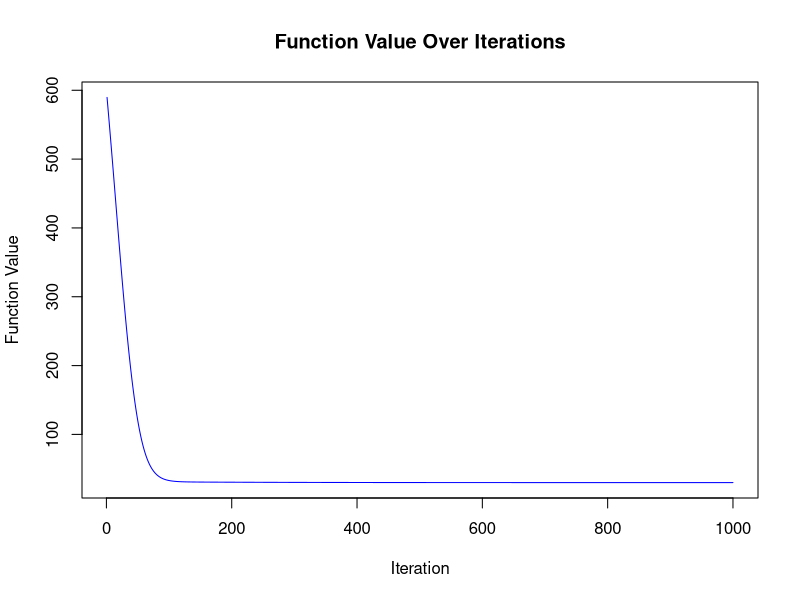
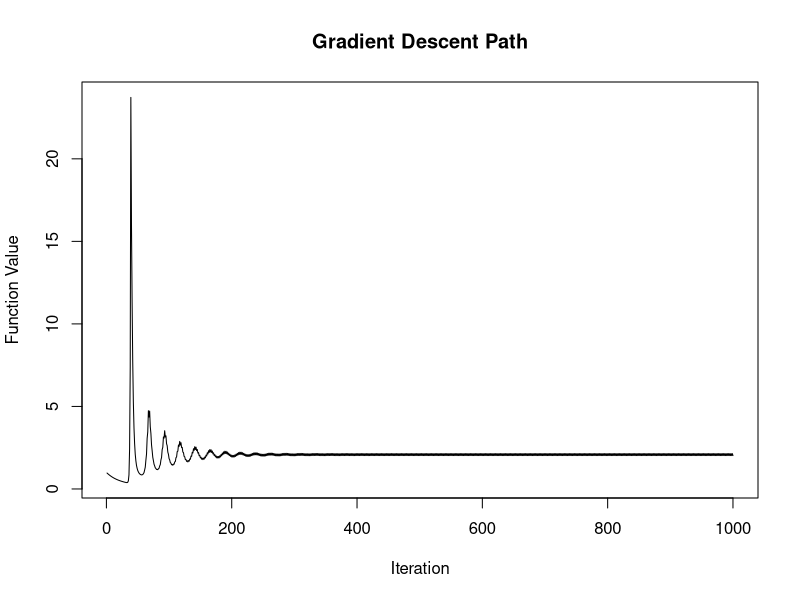
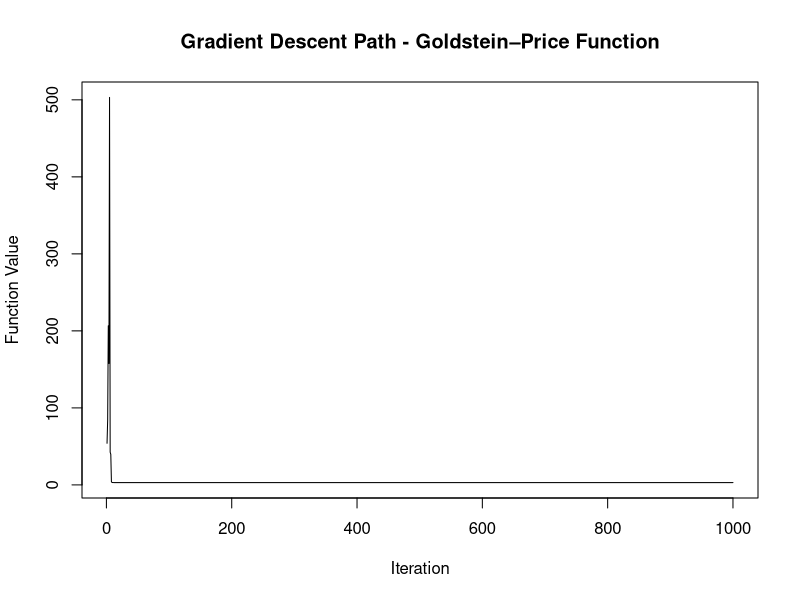
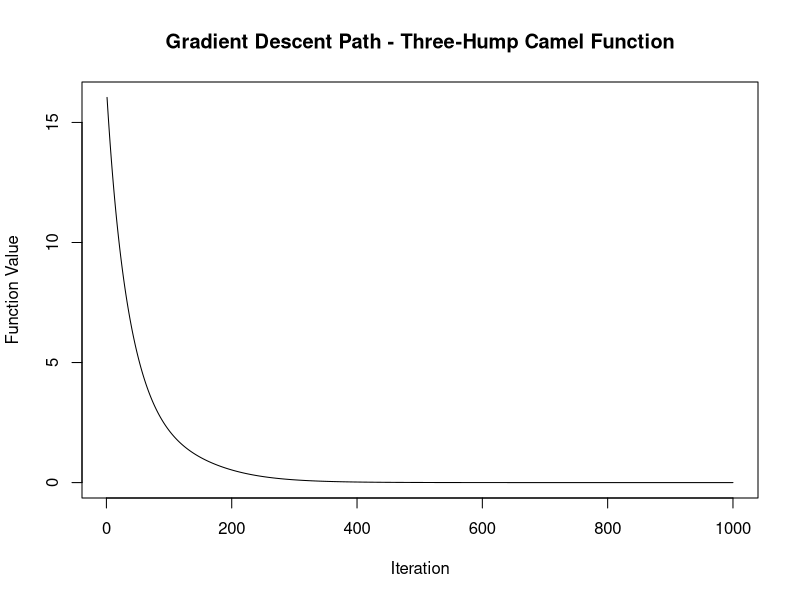

Recreate these plots in R, in order.
## ---- chunk 1
# Installing the required packages
library(numDeriv)
library(glmnet)
## ---- chunk 2
# Defining the Gradient Descent function
gradientDescent <- function(f, starting_value, max_iter, gamma = 0.01) {
  current_value <- starting_value
  history <- numeric(max_iter) # To store function values for plotting
  
  for (i in 1:max_iter) {
    grad <- grad(f, current_value) # Compute the gradient at current value
    current_value <- current_value - gamma * grad # Update the current value
    history[i] <- f(current_value) # Store function value after update for plotting

    # Optional: Implement convergence criteria to break the loop early
    # if (norm(grad, type="2") < tolerance) {
    #    break
    # }
  }
  
  list(minimizer=current_value, history=history)
}

# Test functions
# Define the test function as per the formula given
test_function <- function(v) {
  x <- v[1]
  y <- v[2]
term1 <- (1 + (x + y + 1)^2 * (19 - 14*x + 3*x^2 - 14*y + 6*x*y + 3*y^2))
 term2 <- (30 + (2*x - 3*y)^2 * (18 - 32*x + 12*x^2 + 48*y - 36*x*y + 27*y^2))
  
  f_value <- term1 * term2
  return(f_value)
}

starting_value <- c(0, 0) # Starting at the origin
max_iter <- 1000 # Maximal number of iterations
gamma <- 0.00001 # Learning rate, might need adjustment based on the function characteristics

result <- gradientDescent(test_function, starting_value, max_iter, gamma)

print(paste("Approximate minimizer found at x =", result$minimizer[1], "y =", result$minimizer[2]))

# Plotting the path of function values
plot(result$history, type='l', main="Function Value Over Iterations", xlab="Iteration", ylab="Function Value",
     col="blue")
## ---- chunk 3
library(numDeriv)

gradient_descent <- function(f, start_value, max_iterations, learning_rate) {
  x <- start_value
  path <- numeric(max_iterations)
  
  for (i in 1:max_iterations) {
    gradient <- grad(f, x)
    x <- x - learning_rate * gradient
    path[i] <- f(x)
  }
  
  return(list(minimizer = x, values_path = path))
}

# Example usage
# Define a test function, e.g., the Rosenbrock function
rosenbrock <- function(x) {
  sum(100 * (x[2:length(x)] - x[1:(length(x) - 1)]^2)^2 + (1 - x[1:(length(x) - 1)])^2)
}

# Set parameters
start_value <- c(0, 0)  # Initial guess
max_iterations <- 1000   # Maximum number of iterations
learning_rate <- 0.009  # Experiment with different choices

# Run gradient descent
result <- gradient_descent(rosenbrock, start_value, max_iterations, learning_rate)

# Print the minimizer and the path of function values
cat("Minimizer:", result$minimizer, "\n")
#cat("Function values path:", result$values_path, "\n")

# Plot the path of function values
plot(result$values_path, type = 'l', xlab = 'Iteration', ylab = 'Function Value',
     main = 'Gradient Descent Path')


## ---- chunk 4
# Define the Goldstein–Price function
goldstein_price <- function(x) {
  term1 <- 1 + (x[1] + x[2] + 1)^2 * (19 - 14 * x[1] + 3 * x[1]^2 - 14 * x[2] + 6 * x[1] * x[2] + 3 * x[2]^2)
  term2 <- 30 + (2 * x[1] - 3 * x[2])^2 * (18 - 32 * x[1] + 12 * x[1]^2 + 48 * x[2] - 36 * x[1] * x[2] + 27 * x[2]^2)
  return(term1 * term2)
}

# Set parameters
start_value <- c(0, 0)  # Initial guess
max_iterations <- 1000   # Maximum number of iterations
learning_rate <- 0.000595  # Experiment with different choices

# Run gradient descent
# Using optim function for optimization
result_optim <- optim(par = start_value, fn = goldstein_price, method = "L-BFGS-B")
result <- gradient_descent(goldstein_price, start_value, max_iterations, learning_rate)

# Print the minimizer and the path of function values
cat("Minimizer:", result$minimizer, "\n")
#cat("Function values path:", result$values_path, "\n")

# Plot the path of function values
plot(result$values_path, type = 'l', xlab = 'Iteration', ylab = 'Function Value',
     main = 'Gradient Descent Path - Goldstein–Price Function')


## ---- chunk 5
# Define the Three-Hump Camel function
three_hump_camel <- function(x) {
  return(2 * x[1]^2 - 1.05 * x[1]^4 + x[1]^6 / 6 + x[1] * x[2] + x[2]^2)
}

# Set parameters
start_value <- c(4, 4)  # Initial guess
max_iterations <- 1000   # Maximum number of iterations
learning_rate <- 0.005    # Experiment with different choices

# Run gradient descent
result <- gradient_descent(three_hump_camel, start_value, max_iterations, learning_rate)

# Print the minimizer and the path of function values
cat("Minimizer:", result$minimizer, "\n")
cat("Function values path:", result$values_path, "\n")

# Plot the path of function values
plot(result$values_path, type = 'l', xlab = 'Iteration', ylab = 'Function Value',
     main = 'Gradient Descent Path - Three-Hump Camel Function')
## ---- chunk 6
ridgeSGD <- function(X, y, lambda = 0.1, gamma_init = 0.1, max_iter = 1000, tol = 1e-6) {
  n <- nrow(X)
  p <- ncol(X)
  
  # Initialize coefficients (including b0 as the intercept)
  b <- rep(0, p + 1)
  X <- cbind(1, X) # Add intercept column
  
  # Iteration counter
  m <- 1
  
   # History of cost function values for convergence check (optional)
  cost_history <- numeric(max_iter)
  
  while (m <= max_iter) {
    # Choose a random sample
    i <- sample(n, 1)
    
    # Predicted value for chosen sample
    y_pred <- sum(X[i, ] * b)
    
    # Error for the chosen sample
    error <- y_pred - y[i]
    
    # Calculate the gradient for the chosen sample
    # Note: Gradient for Ridge includes 2*lambda*b[j] term for j > 0 (j = 0 is the intercept)
    gradient <- numeric(length(b))
    for (j in 1:length(b)) {
      if (j == 1) { # Intercept, no regularization
        gradient[j] <- 2 * error * X[i, j]
      } else { # Regularized coefficients
        gradient[j] <- 2 * error * X[i, j] + 2 * lambda * b[j]
      }
    }
    
    # Adaptive learning rate
    gamma <- gamma_init / sqrt(m)
    
    # Update coefficients
    b <- b - gamma * gradient
    
    # Update cost (for optional convergence check)
    y_pred_all <- X %*% b
    cost_history[m] <- mean((y - y_pred_all)^2) + lambda * sum(b[-1]^2) # Skip the intercept in regularization term
    
    # Check for convergence (Optional: Just to illustrate; here we simply use a maximum iteration count)
    if (m > 1 && abs(cost_history[m] - cost_history[m-1]) < tol) {
      message("Convergence achieved after ", m, " iterations.")
      break
    }
    
    # Increment iteration counter
    m <- m + 1
  }
  
  # Return results
  list(coefficients = b, cost_history = cost_history[1:m])
}

# Example Usage
# Let's simulate some data for illustrative purposes
set.seed(123)
n <- 100 # Number of observations
p <- 5 # Number of features
X <- matrix(rnorm(n * p), n, p)
beta_true <- c(1.5, -2, 0.5, 3, -1.5, 0.8) # True coefficients, including intercept
y <- cbind(1, X) %*% beta_true + rnorm(n) # Generate target variable

# Apply the ridgeSGD function
result <- ridgeSGD(X, y, lambda = 0.1, gamma_init = 0.1, max_iter = 1000, tol = 1e-6)

# View the estimated coefficients
print(result$coefficients)

# Compare with lm() using Ridge penalty through glmnet, if available
if ("glmnet" %in% rownames(installed.packages())) {
  
  # Note: glmnet uses alpha=0 for Ridge; here lambda is the regularization parameter
  ridge_model_glmnet <- glmnet(as.matrix(X), y, alpha = 0, lambda = 0.1)
  
  # Extract coefficients for comparison (Note: glmnet intercept is separate)
  coef_ridge_glmnet <- as.vector(coef(ridge_model_glmnet, s = 0.1))
  
  cat("Coefficients from glmnet Ridge regression:\n")
  print(coef_ridge_glmnet)
} else {
  cat("glmnet not installed. Skipping comparison with glmnet output.\n")
}

# Note: The above comparison assumes that the same lambda (regularization parameter) value is used.
# Differences in results can occur due to different optimization methods, convergence criteria, etc.
## ---- chunk 7
ridge_estimator <- function(y, X, initial_values, max_iterations, lambda, tol = 1e-6) {
  n <- nrow(X)
  p <- ncol(X)
  a <- initial_values
  
  for (m in 1:max_iterations) {
    # Sample an index i at random from {1, ..., n}
    i <- sample(1:n, 1)
    
    # Compute the gradient of gi at a
    gi_gradient <- compute_gradient(X[i, ], y[i], a, lambda)
    
    # Update a using stochastic gradient descent
    gamma_m <- 1 / m
    a_new <- a - gamma_m * gi_gradient
    
    # Check for convergence
    if (sum((a_new - a)^2) < tol) {
      message("Convergence achieved after ", m, " iterations.")
      break
    }
    
    # Update coefficients
    a <- a_new
  }
  
  return(a)
}

compute_gradient <- function(xi, yi, a, lambda) {
  # Compute the gradient of gi at a
  residual <- yi - sum(a * xi)
  gradient <- -2 * xi * residual
  gradient[2:length(gradient)] <- gradient[2:length(gradient)] + 2 * lambda * a[2:length(a)]
  
  return(gradient)
}

# Example usage:
set.seed(123)  # Set seed for reproducibility
n <- 100
p <- 5
X <- matrix(rnorm(n * p), n, p)
beta_true <- c(2, 1.5, -1, 0.5, -2)
y <- X %*% beta_true + rnorm(n)

initial_values <- rep(0, p)
max_iterations <- 1000
lambda <- 0.1

ridge_result <- ridge_estimator(y, X, initial_values, max_iterations, lambda)
print("Ridge Estimator:")
print(ridge_result)

# Compare with OLS estimator
ols_result <- lm(y ~ X - 1)
print("OLS Estimator:")
print(coef(ols_result))
## ---- chunk 8
ridge_estimator <- function(y, X, initial_values, max_iterations, lambda) {
  n <- nrow(X)
  p <- ncol(X)
  a <- initial_values
  
  for (m in 1:max_iterations) {
    # Sample an index i at random from {1, ..., n}
    i <- sample(1:n, 1)
    
    # Compute the gradient of gi at a
    gi_gradient <- compute_gradient(X[i, ], y[i], a, lambda)
    
    # Update a using stochastic gradient descent
    gamma_m <- 1 / m
    a <- a - gamma_m * gi_gradient
  }
  
  return(a)
}

compute_gradient <- function(xi, yi, a, lambda) {
  # Compute the gradient of gi at a
  residual <- yi - sum(a * xi)
  gradient <- -2 * xi * residual
  gradient[2:length(gradient)] <- gradient[2:length(gradient)] + 2 * lambda * a[2:length(a)]
  
  return(gradient)
}

# Example usage:
set.seed(123)  # Set seed for reproducibility
n <- 100
p <- 5
X <- matrix(rnorm(n * p), n, p)
beta_true <- c(2, 1.5, -1, 0.5, -2)
y <- X %*% beta_true + rnorm(n)

initial_values <- rep(0, p)
max_iterations <- 1000
lambda <- 0.1

ridge_result <- ridge_estimator(y, X, initial_values, max_iterations, lambda)
print("Ridge Estimator:")
print(ridge_result)

# Compare with OLS estimator
ols_result <- lm(y ~ X - 1)
print("OLS Estimator:")
print(coef(ols_result))
